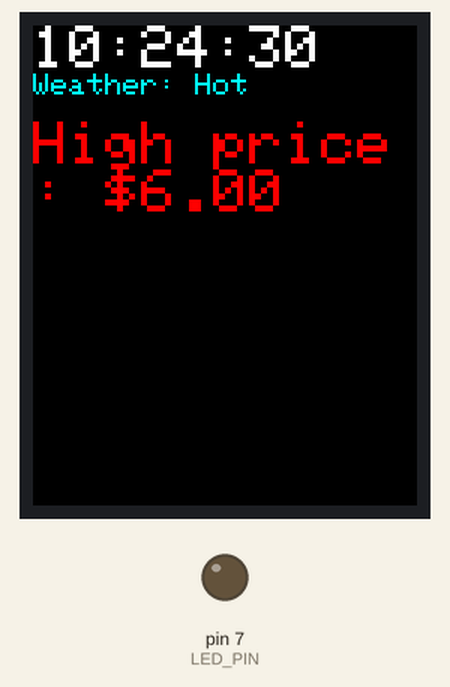
This sketch was run on a simulated Arduino Mega 2560, built with avr-gcc and run on an emulated ATmega2560. On the bench: 128×160 colour display, output pins drawn as LEDs (lit = HIGH). The local clock reads 2024-03-15 10:24:30 at power-on unless the sketch sets it.

Above: at 0.2 s.
At 4.3 s:
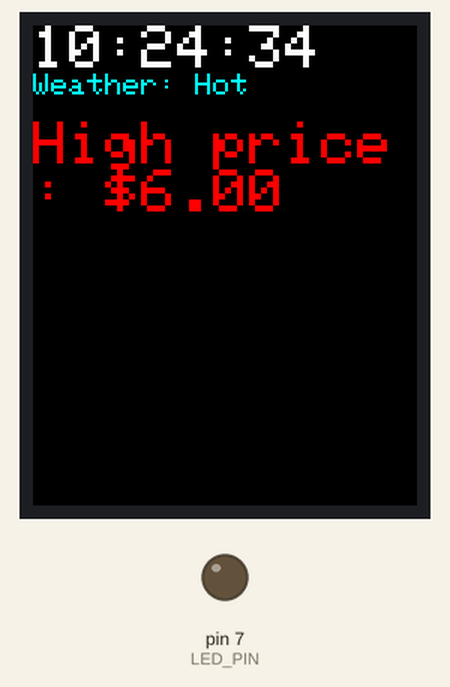
At 9.5 s:
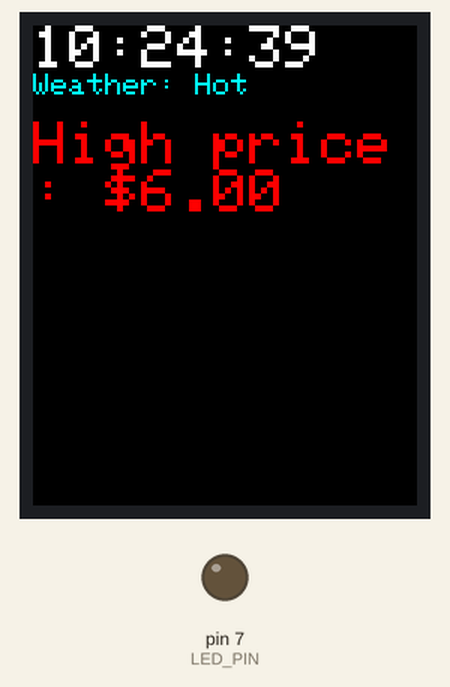
At 18.7 s:
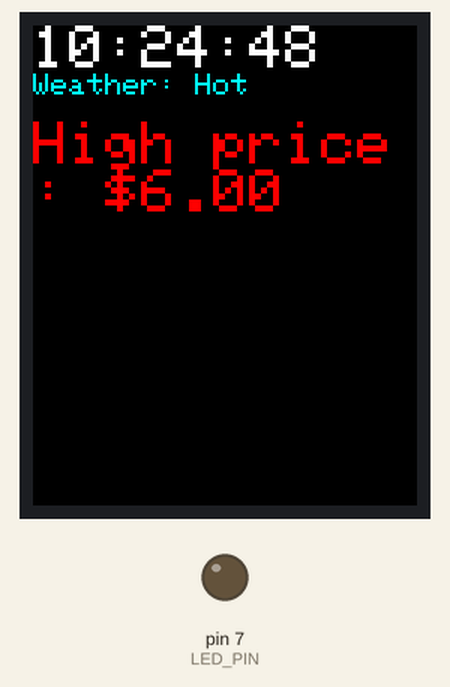
At 28.0 s:
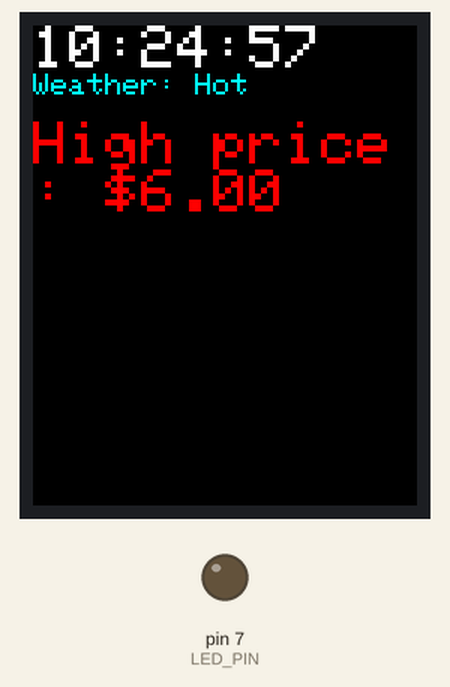
At 38.2 s:
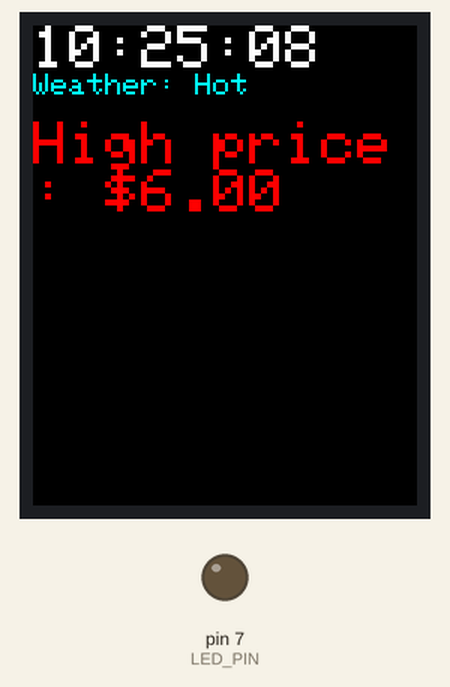

Measured:
- what the display in image 1 shows lasts 1.0 s, from 4.3 s to 5.3 s

The sketch:

utility2.ino
```cpp
#include <Wire.h>
#include <Adafruit_GFX.h>
#include <Adafruit_ST7735.h>
#include <RTClib.h>

#define TFT_CS 53
#define TFT_RST 48
#define TFT_DC 49
#define LED_PIN 7
#define LED_PIN2 6
#define LED_PIN3 5

Adafruit_ST7735 tft = Adafruit_ST7735(TFT_CS, TFT_DC, TFT_RST);
RTC_DS3231 rtc;

const char* csvData = "\
Time,Price\n\
1,300\n\
0,280\n\
2,260\n\
3,240\n\
4,220\n\
5,200\n\
6,250\n\
7,300\n\
8,400\n\
9,500\n\
10,600\n\
11,550\n\
12,450\n\
13,450\n\
14,400\n\
15,350\n\
16,300\n\
17,450\n\
18,500\n\
19,600\n\
20,500\n\
21,400\n\
22,350\n\
23,300";

void setup() {
  Serial.begin(9600);

  // Initialize TFT
  tft.initR(INITR_BLACKTAB);

  // Initialize RTC
  if (!rtc.begin()) {
    Serial.println("Couldn't find RTC");
    while (1);
  }

  if (rtc.lostPower()) {
    Serial.println("RTC lost power, let's set the time!");
    rtc.adjust(DateTime(F(__DATE__), F(__TIME__)));
  }

  pinMode(LED_PIN, OUTPUT);
}

void loop() {
  DateTime now = rtc.now();

  // Display the time, weather, and check price
  displayTimeWeatherAndCheckPrice(now);

  delay(1000); // Update every 1 second
}

void displayTimeWeatherAndCheckPrice(DateTime now) {
  tft.fillScreen(ST7735_BLACK);
  tft.setCursor(0, 0);

  // Print the time
  tft.setTextSize(2);
  tft.setTextColor(ST7735_WHITE);
  tft.print(now.hour(), DEC);
  tft.print(':');
  if (now.minute() < 10) {
    tft.print('0');
  }
  tft.print(now.minute(), DEC);
  tft.print(':');
  if (now.second() < 10) {
    tft.print('0');
  }
  tft.println(now.second(), DEC);

  // Print the weather based on the time
  tft.setTextSize(1);
  tft.setTextColor(ST7735_CYAN);

  if (now.hour() >= 0 && now.hour() < 7) {
    tft.print("Weather: Cold");
  } else if (now.hour() >= 7 && now.hour() < 15) {
    tft.print("Weather: Hot");
  } else if (now.hour() >= 15 && now.hour() < 20) {
    tft.print("Weather: Rainy");
  } else {
    tft.print("Weather: Warm");
  }

  // Check electricity price
  checkElectricityPrice(now);
}

void checkElectricityPrice(DateTime now) {
  int hour = now.hour();

  char searchStr[4];
  sprintf(searchStr, "%02d", hour);

  char* priceStr = strstr(csvData, searchStr);

  if (priceStr != NULL) {
    int priceInCents = atoi(strchr(priceStr, ',') + 1);
    float priceInDollars = static_cast<float>(priceInCents) / 100.0;

    if (priceInDollars < 3.99) {
      digitalWrite(LED_PIN, HIGH);
      digitalWrite(LED_PIN2,LOW);
      digitalWrite(LED_PIN3,LOW);
      tft.setTextSize(2);
      tft.setTextColor(ST7735_GREEN);
      tft.print("\nLow price: $");
      tft.println(priceInDollars);
    } else if(priceInDollars<4.99){
      digitalWrite(LED_PIN2, HIGH);
      digitalWrite(LED_PIN3,LOW);
      digitalWrite(LED_PIN,LOW);
      tft.setTextSize(2);
      tft.setTextColor(ST7735_YELLOW);
      tft.print("\nMid price: $");
      tft.println(priceInDollars);

    }

    else {
      digitalWrite(LED_PIN3,HIGH);
      digitalWrite(LED_PIN2,LOW);
      digitalWrite(LED_PIN,LOW);
      tft.setTextSize(2);
      tft.setTextColor(ST7735_RED);
      tft.print("\nHigh price: $");
      tft.println(priceInDollars);
    }
  }
}
```
